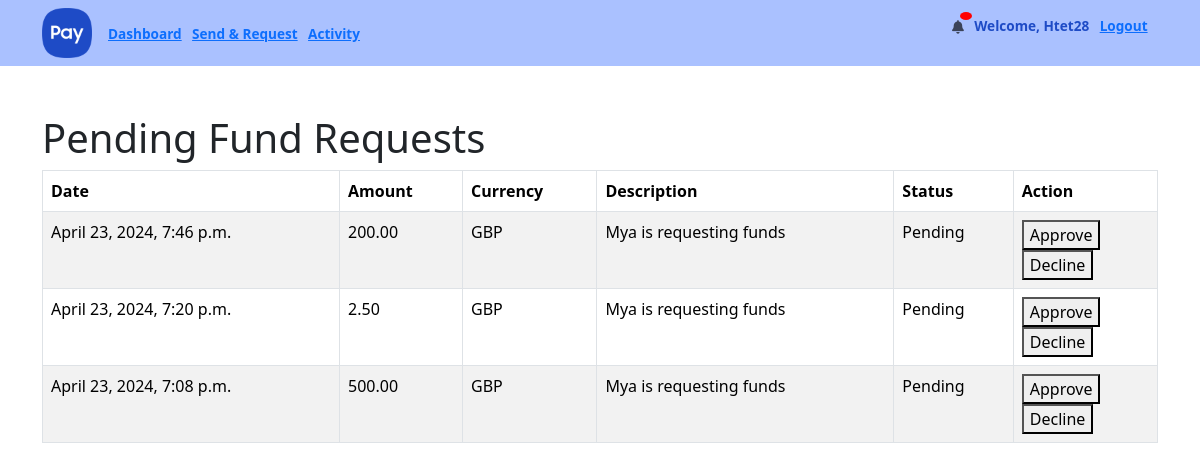
Page /webapps2024/transactions/fund_request_list/ (signed in) on the earlier database version.
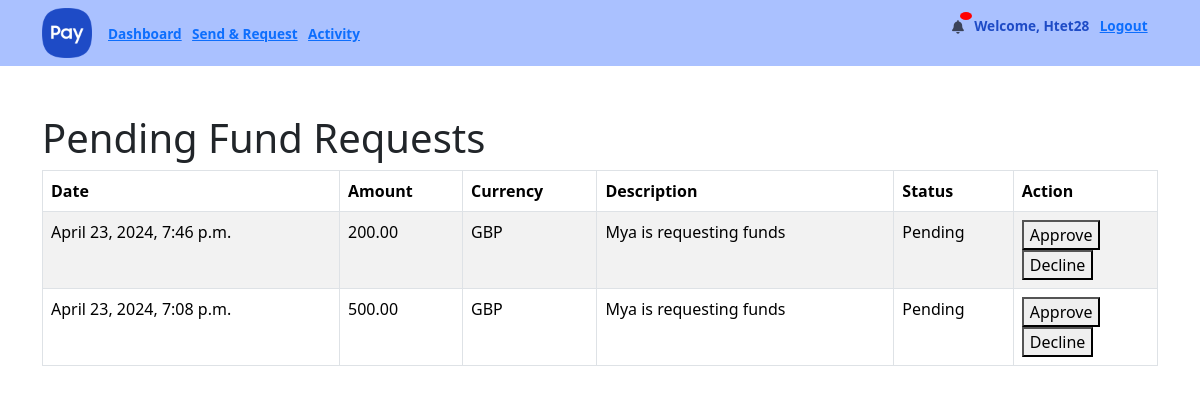
Same page on the later database version.
### transactions/models.py (models this page shows, shortened)
class FundRequest(models.Model):
    STATUS_CHOICES = [
        ('PENDING', 'Pending'),
        ('APPROVED', 'Approved'),
        ('DECLINED', 'Declined'),
    ]
    fund_requester = models.ForeignKey(User, on_delete=models.CASCADE, related_name='fund_requests', null=False)
    fund_sender = models.ForeignKey(User, on_delete=models.CASCADE, related_name='sent_fund_requests')
    amount = models.DecimalField(max_digits=12, decimal_places=2)
    description = models.CharField(max_length=500)
    currency = models.CharField(max_length=3, default='GBP')
    approved = models.BooleanField(default=False)
    created_at = models.DateTimeField(auto_now_add=True)
    approved_at = models.DateTimeField(auto_now_add=True)
    status = models.CharField(max_length=20, choices=STATUS_CHOICES, default='PENDING')
    class Meta:
        ordering = ['-created_at']

### transactions/views.py (the view)
# urls.py: path('fund_request_list/', views.fund_request_list, name='fund_request_list'),
def fund_request_list(request):
    pending_requests = FundRequest.objects.filter(fund_sender=request.user, status='PENDING')
    return render(request, 'transactions/fund_request_list.html', {'pending_requests': pending_requests})

### templates/transactions/fund_request_list.html (shortened to what this page needs)
{% extends 'main/base.html' %}
{% block content %}
    <h1>Pending Fund Requests</h1>
    <table class="table table-bordered table-striped table-hover table-grey">
        <thead>
        <tr>
            <th>Date</th>
            <th>Amount</th>
            <th>Currency</th>
            <th>Description</th>
            <th>Status</th>
            <th>Action</th>
        </tr>
        </thead>
        <tbody>
        {% for request in pending_requests %}
            <tr>
                <td>{{ request.created_at }}</td>
                <td>{{ request.amount }}</td>
                <td>{{ request.currency }}</td>
                <td>{{ request.fund_requester.username }} is requesting funds</td>
                <td>{{ request.get_status_display }}</td>
                <td>
                    <form method="POST" action="{% url 'fund_request_action' request.pk %}">
                        <button type="submit">Approve</button>
                    </form>
                    <form method="POST" action="{% url 'fund_request_action' request.pk %}">
                        <button type="submit">Decline</button>
                    </form>
                </td>
            </tr>
        {% empty %}
            <tr>
                <td colspan="6">No pending fund requests.</td>
            </tr>
        {% endfor %}
        </tbody>
    </table>
{% endblock %}

Differences in the rows shown:
no longer on this page (row edited): FundRequest: created_at "April 23, 2024, 7:20 p.m.", amount "2.50", currency "GBP", fund_requester.username "Mya", status "Pending"
